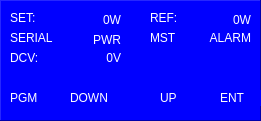
   <widget class="QFrame" name="frmKJLScreenBtm">
    <property name="geometry">
     <rect>
      <x>20</x>
      <y>740</y>
      <width>261</width>
      <height>121</height>
     </rect>
    </property>
    <property name="styleSheet">
     <string notr="true">background-color: rgb(0, 0, 255);</string>
    </property>
    <property name="frameShape">
     <enum>QFrame::Panel</enum>
    </property>
    <property name="frameShadow">
     <enum>QFrame::Raised</enum>
    </property>
    <widget class="QLabel" name="lblKJL1_L1P1">
     <property name="geometry">
      <rect>
       <x>10</x>
       <y>10</y>
       <width>41</width>
       <height>16</height>
      </rect>
     </property>
     <property name="styleSheet">
      <string notr="true">color: rgb(255, 255, 255);
font: 75 12pt &quot;MS Shell Dlg 2&quot;;</string>
     </property>
     <property name="text">
      <string>SET:</string>
     </property>
    </widget>
    <widget class="QLabel" name="lblKJ1_L4P1">
     <property name="geometry">
      <rect>
       <x>10</x>
       <y>90</y>
       <width>41</width>
       <height>16</height>
      </rect>
     </property>
     <property name="styleSheet">
      <string notr="true">color: rgb(255, 255, 255);
font: 75 12pt &quot;MS Shell Dlg 2&quot;;</string>
     </property>
     <property name="text">
      <string>PGM</string>
     </property>
    </widget>
    <widget class="QLabel" name="lblKJL1_L4P2">
     <property name="geometry">
      <rect>
       <x>70</x>
       <y>90</y>
       <width>51</width>
       <height>16</height>
      </rect>
     </property>
     <property name="styleSheet">
      <string notr="true">color: rgb(255, 255, 255);
font: 75 12pt &quot;MS Shell Dlg 2&quot;;</string>
     </property>
     <property name="text">
      <string>DOWN</string>
     </property>
    </widget>
    <widget class="QLabel" name="lblKJL1_L4P3">
     <property name="geometry">
      <rect>
       <x>160</x>
       <y>90</y>
       <width>41</width>
       <height>16</height>
      </rect>
     </property>
     <property name="styleSheet">
      <string notr="true">color: rgb(255, 255, 255);
font: 75 12pt &quot;MS Shell Dlg 2&quot;;</string>
     </property>
     <property name="text">
      <string>UP</string>
     </property>
    </widget>
    <widget class="QLabel" name="lblKJL1_L4P4">
     <property name="geometry">
      <rect>
       <x>220</x>
       <y>90</y>
       <width>41</width>
       <height>16</height>
      </rect>
     </property>
     <property name="styleSheet">
      <string notr="true">color: rgb(255, 255, 255);
font: 75 12pt &quot;MS Shell Dlg 2&quot;;</string>
     </property>
     <property name="text">
      <string>ENT</string>
     </property>
    </widget>
    <widget class="QLabel" name="lblKJL1_L1P2">
     <property name="geometry">
      <rect>
       <x>80</x>
       <y>10</y>
       <width>41</width>
       <height>20</height>
      </rect>
     </property>
     <property name="styleSheet">
      <string notr="true">color: rgb(255, 255, 255);
font: 75 12pt &quot;MS Shell Dlg 2&quot;;</string>
     </property>
     <property name="text">
      <string>0W</string>
     </property>
     <property name="alignment">
      <set>Qt::AlignRight|Qt::AlignTrailing|Qt::AlignVCenter</set>
     </property>
    </widget>
    <widget class="QLabel" name="lblKJL1_L3P1">
     <property name="geometry">
      <rect>
       <x>10</x>
       <y>50</y>
       <width>41</width>
       <height>16</height>
      </rect>
     </property>
     <property name="styleSheet">
      <string notr="true">color: rgb(255, 255, 255);
font: 75 12pt &quot;MS Shell Dlg 2&quot;;</string>
     </property>
     <property name="text">
      <string>DCV:</string>
     </property>
    </widget>
    <widget class="QLabel" name="lblKJL1_L3P2">
     <property name="geometry">
      <rect>
       <x>80</x>
       <y>50</y>
       <width>41</width>
       <height>16</height>
      </rect>
     </property>
     <property name="styleSheet">
      <string notr="true">color: rgb(255, 255, 255);
font: 75 12pt &quot;MS Shell Dlg 2&quot;;</string>
     </property>
     <property name="text">
      <string>0V</string>
     </property>
     <property name="alignment">
      <set>Qt::AlignRight|Qt::AlignTrailing|Qt::AlignVCenter</set>
     </property>
    </widget>
    <widget class="QLabel" name="lblKJL1_L2P1">
     <property name="geometry">
      <rect>
       <x>10</x>
       <y>30</y>
       <width>61</width>
       <height>16</height>
      </rect>
     </property>
     <property name="styleSheet">
      <string notr="true">color: rgb(255, 255, 255);
font: 75 12pt &quot;MS Shell Dlg 2&quot;;</string>
     </property>
     <property name="text">
      <string>SERIAL</string>
     </property>
    </widget>
    <widget class="QLabel" name="lblKJL1_L2P2">
     <property name="geometry">
      <rect>
       <x>70</x>
       <y>30</y>
       <width>51</width>
       <height>20</height>
      </rect>
     </property>
     <property name="styleSheet">
      <string notr="true">color: rgb(255, 255, 255);
font: 75 12pt &quot;MS Shell Dlg 2&quot;;</string>
     </property>
     <property name="text">
      <string>PWR</string>
     </property>
     <property name="alignment">
      <set>Qt::AlignRight|Qt::AlignTrailing|Qt::AlignVCenter</set>
     </property>
    </widget>
    <widget class="QLabel" name="lblKJL1_L2P3">
     <property name="geometry">
      <rect>
       <x>150</x>
       <y>30</y>
       <width>31</width>
       <height>16</height>
      </rect>
     </property>
     <property name="styleSheet">
      <string notr="true">color: rgb(255, 255, 255);
font: 75 12pt &quot;MS Shell Dlg 2&quot;;</string>
     </property>
     <property name="text">
      <string>MST</string>
     </property>
    </widget>
    <widget class="QLabel" name="lblKJL1_L2P4">
     <property name="geometry">
      <rect>
       <x>200</x>
       <y>30</y>
       <width>51</width>
       <height>16</height>
      </rect>
     </property>
     <property name="styleSheet">
      <string notr="true">color: rgb(255, 255, 255);
font: 75 12pt &quot;MS Shell Dlg 2&quot;;</string>
     </property>
     <property name="text">
      <string>ALARM</string>
     </property>
     <property name="alignment">
      <set>Qt::AlignRight|Qt::AlignTrailing|Qt::AlignVCenter</set>
     </property>
    </widget>
    <widget class="QLabel" name="lblKJL1_L1P3">
     <property name="geometry">
      <rect>
       <x>150</x>
       <y>10</y>
       <width>41</width>
       <height>16</height>
      </rect>
     </property>
     <property name="styleSheet">
      <string notr="true">color: rgb(255, 255, 255);
font: 75 12pt &quot;MS Shell Dlg 2&quot;;</string>
     </property>
     <property name="text">
      <string>REF:</string>
     </property>
    </widget>
    <widget class="QLabel" name="lblKJL1_L1P4">
     <property name="geometry">
      <rect>
       <x>210</x>
       <y>10</y>
       <width>41</width>
       <height>20</height>
      </rect>
     </property>
     <property name="styleSheet">
      <string notr="true">color: rgb(255, 255, 255);
font: 75 12pt &quot;MS Shell Dlg 2&quot;;</string>
     </property>
     <property name="text">
      <string>0W</string>
     </property>
     <property name="alignment">
      <set>Qt::AlignRight|Qt::AlignTrailing|Qt::AlignVCenter</set>
     </property>
    </widget>
   </widget>
